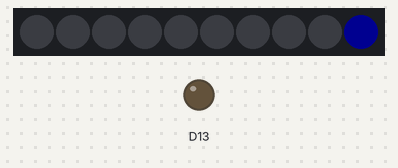
The sketch below on a simulated Adafruit Circuit Playground Express. Parts: 10 RGB LEDs in strip order, left to right, output pins drawn as LEDs (lit = HIGH). Dim RGB values are drawn brighter than linear.

Above: at 0.5 s.
At 5.1 s:
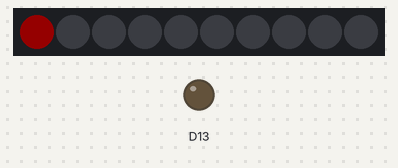
At 10.3 s:
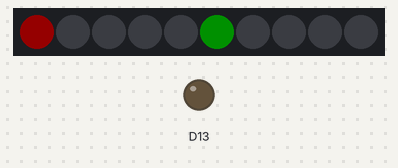
At 20.1 s:
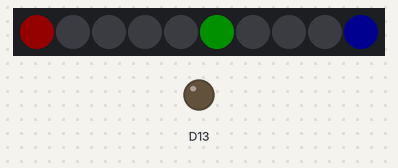
At 30.7 s:
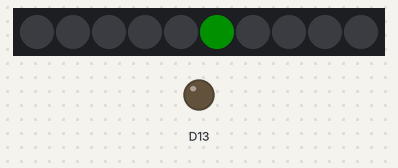
At 39.3 s:
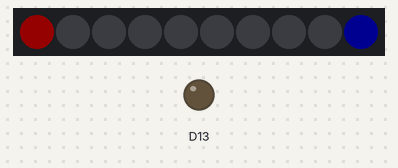

The sketch:

Class_Practice_Advanced.ino
```cpp
#include"classAdvExample.h"
Blinker redLed(0);
Blinker greenLed(5);
Blinker blueLed(9);

void setup() {
  // put your setup code here, to run once:
  CircuitPlayground.begin();
}

void loop() {
  // put your main code here, to run repeatedly:
  redLed.blinkLed(500, 255, 0, 0);
  greenLed.blinkLed(5000, 0, 200, 0);
  blueLed.blinkLed(200, 0, 0, 200);
}
```

classAdvExample.h
```cpp
/*
Builds off the BlinkWithoutDelay http://www.arduino.cc/en/Tutorial/BlinkWithoutDelay and "Multi-Tasking the Arduino" https://learn.adafruit.com/multi-tasking-the-arduino-part-1/a-classy-solution
*/


#include<Adafruit_CircuitPlayground.h>

class Blinker {
  int ledPin;
  unsigned long previousMillis = 0;

  bool ledState = false;

  int redValue;
  int greenValue;
  int blueValue;

  public:
  Blinker (int ledBulb) {
    ledPin = ledBulb;
  }

  void blinkLed(int interval, int redColor, int greenColor, int blueColor){
    unsigned long currentMillis = millis();

    if (currentMillis - previousMillis >= interval){
      previousMillis = currentMillis;
      if (ledState == false) {
        ledState = true;
        redValue = 0;
        greenValue = 0;
        blueValue = 0;
      }
      else {
        ledState = false;
        redValue = redColor;
        greenValue = greenColor;
        blueValue = blueColor;
      }
      CircuitPlayground.setPixelColor(ledPin, redValue, greenValue, blueValue);
    }
  }
};
```
